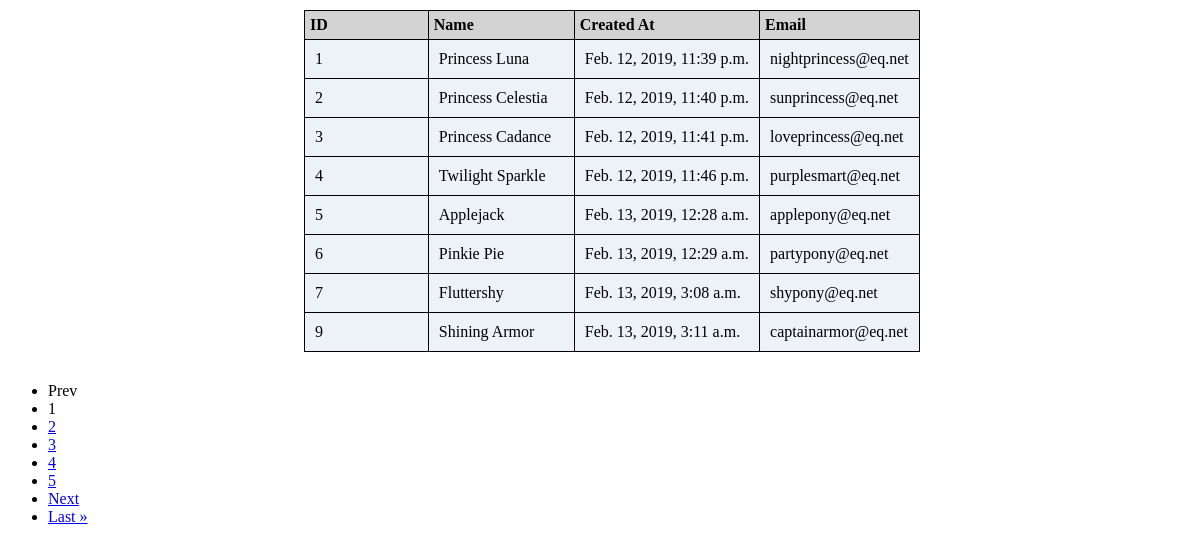
Page /users/1 on the committed database.
### pagination/models.py (models this page shows)
class User(models.Model):
    name = models.CharField(max_length = 255)
    email = models.CharField(max_length = 255)
    created_at = models.DateTimeField(auto_now_add = True)
    updated_at = models.DateTimeField(auto_now = True)
    objects = models.Manager()

### pagination/views.py (the view)
# urls.py: url(r'^users/(?P<num>\d+)$', views.users)
def users(request, num):
    users = User.objects.all()
    page = request.GET.get("page", num)
    paginator = Paginator(users, 8)
    try:
        users = paginator.page(page)
    except PageNotAnInteger:
        users = paginator.page(1)
    except EmptyPage:
        users = paginator.page(paginator.num_pages)
    return render(request, "users.html", {"users": users} )

### pagination/templates/users.html (shortened to what this page needs)
<!DOCTYPE html>
<html lang="en">
<head>
</head>
<body>
    <table>
        <thead>
            <tr>
                <th>ID</th>
                <th>Name</th>
                <th>Created At</th>
                <th>Email</th>
            </tr>
        </thead>
        <tbody>
            {% for user in users %}
            <tr>
                <td>{{user.id}}</td>
                <td>{{user.name}}</td>
                <td>{{user.created_at}}</td>
                <td>{{user.email}}
            </tr>
            {% endfor %}
        </tbody>
    </table>
    {% if users.has_other_pages %}
    <ul class = "pagination justify-content-center">
        {% if users.has_previous %}
            <li class = "page-item"><a class = "page-link" href = "/users/1">&laquo First</a></li>
            <li class = "page-item"><a class = "page-link" href = "/users/{{users.previous_page_number}}">Prev</a></li>
        {% else %}
            <li class = "page-item disabled"><span class = "page-link">Prev</span></li>
        {% endif %}
        {% for i in users.paginator.page_range %}
            {% if users.number == i %}
                <li class = "page-item active"><span class = "page-link">{{i}}</span></li>
            {% else %}
                <li class = "page-item"><a class = "page-link" href = "/users/{{ i }}">{{i}}</a></li>
            {% endif %}
        {% endfor %}
        {% if users.has_next %}
            <li class = "page-item"><a class = "page-link" href = "/users/{{users.next_page_number}}">Next</a></li>
            <li class = "page-item"><a class = "page-link" href = "/users/{{users.paginator.num_pages}}">Last &raquo</a></li>
            {% else %}
            <li class = "page-item disabled"><span class = "page-link">Next</span></li>
        {% endif %}
    </ul>
    {% endif %}
</body>
</html>

### pagination/templates/users.html (style rules this page uses)
table { border: 1px solid black; border-collapse: collapse; margin: 10px; margin-left: 25%; margin-bottom: 30px; }
th { text-align: left; border: 1px solid black; border-collapse: collapse; padding: 5px; padding-right: 100px; background-color: lightgrey; }
tr td { border: 1px solid black; border-collapse: collapse; padding: 10px; background-color: rgb(237, 241, 248); }
.pagination { margin: auto; }

### rows in the picture
User: id "1", name "Princess Luna", created_at "Feb. 12, 2019, 11:39 p.m.", email "nightprincess@eq.net"
User: id "2", name "Princess Celestia", created_at "Feb. 12, 2019, 11:40 p.m.", email "sunprincess@eq.net"
User: id "3", name "Princess Cadance", created_at "Feb. 12, 2019, 11:41 p.m.", email "loveprincess@eq.net"
User: id "4", name "Twilight Sparkle", created_at "Feb. 12, 2019, 11:46 p.m.", email "purplesmart@eq.net"
User: id "5", name "Applejack", created_at "Feb. 13, 2019, 12:28 a.m.", email "applepony@eq.net"
User: id "6", name "Pinkie Pie", created_at "Feb. 13, 2019, 12:29 a.m.", email "partypony@eq.net"
User: id "7", name "Fluttershy", created_at "Feb. 13, 2019, 3:08 a.m.", email "shypony@eq.net"
User: id "9", name "Shining Armor", created_at "Feb. 13, 2019, 3:11 a.m.", email "captainarmor@eq.net"

### other values in the picture
{{ i }} "1"
{{ i }} "2" "3" "4" "5"
